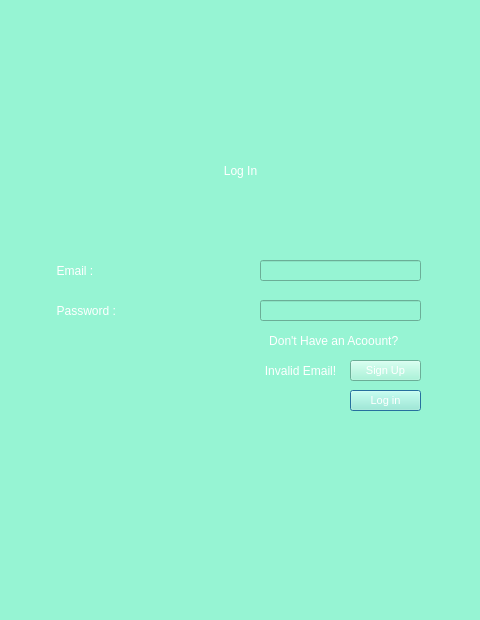
<?xml version="1.0" encoding="UTF-8"?>
<ui version="4.0">
 <class>Login</class>
 <widget class="QDialog" name="Login">
  <property name="geometry">
   <rect>
    <x>0</x>
    <y>0</y>
    <width>480</width>
    <height>620</height>
   </rect>
  </property>
  <property name="windowTitle">
   <string>Dialog</string>
  </property>
  <property name="styleSheet">
   <string notr="true">background-color: rgb(150, 244, 211);</string>
  </property>
  <widget class="QLabel" name="label">
   <property name="geometry">
    <rect>
     <x>0</x>
     <y>150</y>
     <width>481</width>
     <height>41</height>
    </rect>
   </property>
   <property name="styleSheet">
    <string notr="true">color: rgb(255, 255, 255);</string>
   </property>
   <property name="text">
    <string>Log In</string>
   </property>
   <property name="alignment">
    <set>Qt::AlignCenter</set>
   </property>
  </widget>
  <widget class="QLabel" name="label_2">
   <property name="geometry">
    <rect>
     <x>10</x>
     <y>260</y>
     <width>461</width>
     <height>21</height>
    </rect>
   </property>
   <property name="styleSheet">
    <string notr="true">color: rgb(255, 255, 255);</string>
   </property>
   <property name="text">
    <string>              Email : </string>
   </property>
  </widget>
  <widget class="QLineEdit" name="email">
   <property name="geometry">
    <rect>
     <x>260</x>
     <y>260</y>
     <width>161</width>
     <height>21</height>
    </rect>
   </property>
   <property name="font">
    <font>
     <pointsize>9</pointsize>
    </font>
   </property>
   <property name="styleSheet">
    <string notr="true"/>
   </property>
   <property name="text">
    <string/>
   </property>
  </widget>
  <widget class="QLabel" name="label_3">
   <property name="geometry">
    <rect>
     <x>10</x>
     <y>300</y>
     <width>461</width>
     <height>21</height>
    </rect>
   </property>
   <property name="styleSheet">
    <string notr="true">color: rgb(255, 255, 255);</string>
   </property>
   <property name="text">
    <string>              Password : </string>
   </property>
  </widget>
  <widget class="QLineEdit" name="password">
   <property name="geometry">
    <rect>
     <x>260</x>
     <y>300</y>
     <width>161</width>
     <height>21</height>
    </rect>
   </property>
   <property name="font">
    <font>
     <pointsize>9</pointsize>
    </font>
   </property>
   <property name="whatsThis">
    <string/>
   </property>
  </widget>
  <widget class="QPushButton" name="loginbutton">
   <property name="geometry">
    <rect>
     <x>350</x>
     <y>390</y>
     <width>71</width>
     <height>21</height>
    </rect>
   </property>
   <property name="font">
    <font>
     <pointsize>8</pointsize>
    </font>
   </property>
   <property name="styleSheet">
    <string notr="true">color: rgb(255, 255, 255);</string>
   </property>
   <property name="text">
    <string>Log in</string>
   </property>
  </widget>
  <widget class="QLabel" name="label_4">
   <property name="geometry">
    <rect>
     <x>10</x>
     <y>330</y>
     <width>461</width>
     <height>21</height>
    </rect>
   </property>
   <property name="font">
    <font>
     <family>Segoe UI Historic</family>
     <pointsize>9</pointsize>
    </font>
   </property>
   <property name="styleSheet">
    <string notr="true">color: rgb(255, 255, 255);</string>
   </property>
   <property name="text">
    <string>                                                        Don't Have an Acoount?</string>
   </property>
   <property name="alignment">
    <set>Qt::AlignCenter</set>
   </property>
  </widget>
  <widget class="QPushButton" name="signup">
   <property name="geometry">
    <rect>
     <x>350</x>
     <y>360</y>
     <width>71</width>
     <height>21</height>
    </rect>
   </property>
   <property name="font">
    <font>
     <pointsize>8</pointsize>
    </font>
   </property>
   <property name="styleSheet">
    <string notr="true">color: rgb(255, 255, 255);</string>
   </property>
   <property name="text">
    <string>Sign Up</string>
   </property>
  </widget>
  <widget class="QLabel" name="invalid">
   <property name="geometry">
    <rect>
     <x>70</x>
     <y>360</y>
     <width>461</width>
     <height>21</height>
    </rect>
   </property>
   <property name="font">
    <font>
     <family>Segoe UI Historic</family>
     <pointsize>9</pointsize>
    </font>
   </property>
   <property name="styleSheet">
    <string notr="true">color: rgb(255, 255, 255);</string>
   </property>
   <property name="text">
    <string>Invalid Email!</string>
   </property>
   <property name="alignment">
    <set>Qt::AlignCenter</set>
   </property>
  </widget>
  <zorder>invalid</zorder>
  <zorder>label</zorder>
  <zorder>label_2</zorder>
  <zorder>email</zorder>
  <zorder>label_3</zorder>
  <zorder>password</zorder>
  <zorder>loginbutton</zorder>
  <zorder>label_4</zorder>
  <zorder>signup</zorder>
  <zorder>verticalSpacer</zorder>
  <zorder>verticalSpacer_2</zorder>
  <zorder>horizontalSpacer</zorder>
  <zorder>horizontalSpacer_2</zorder>
 </widget>
 <resources/>
 <connections/>
</ui>
